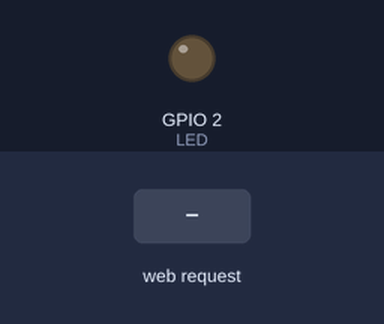
A sketch run on a simulated ESP32. On the bench: output pins drawn as LEDs (lit = HIGH). The inputs (shaded band) are chosen by the test bench. WiFi joins after 1.5 s; servers stay silent unless stated; what the sketch prints to the serial monitor is not drawn.

Above: at 2.7 s.
2.8 s: HTTP request GET /led/on received
At 4.0 s:
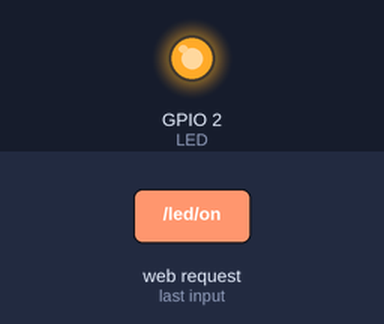
4.3 s: HTTP request GET /led/off received
At 5.3 s:
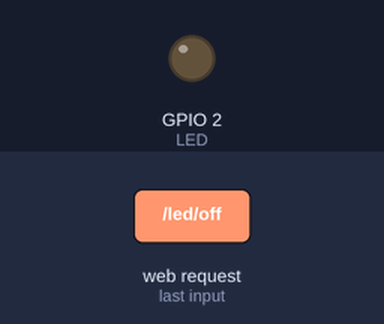
Timing chart, 0 to 7.3 s (numbered marks = the images above; inputs shaded):
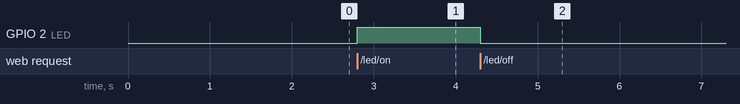

Measured:
- after the input at 2.8 s, GPIO 2 (LED): LOW → HIGH at once
- after the input at 4.3 s, GPIO 2 (LED): HIGH → LOW at once

The sketch:

esp32_webserver_relay.ino
```cpp
// ESP32 Arduino-framework sketch that connects to Wi‑Fi, hosts an HTTP server, serves a simple control page, and toggles a GPIO to drive an LED or relay.
//
// Full tutorial: https://shillehtek.com/blogs/news/esp32-webserver-relay-module-local-phone-control
// Parts used: https://shillehtek.com/products/esp32-dev-board-cp2102-type-c-4mb
//             https://shillehtek.com/products/1-channel-5v-relay-module
//             https://shillehtek.com/products/arduino-uno-r3-starter-kit
// More examples: https://github.com/shillehbean/shillehtek-examples
//

#include <WiFi.h>
#include <WebServer.h>

const char* SSID = "YourNetwork";
const char* PASS = "YourPassword";
const int   LED  = 2;                  // later: the relay's IN pin

WebServer server(80);
bool ledOn = false;

String page() {
  String s = "<!DOCTYPE html><html><head><meta name='viewport' content='width=device-width,initial-scale=1'>";
  s += "<style>body{font-family:sans-serif;text-align:center;margin-top:40px}";
  s += "a{display:inline-block;padding:18px 40px;margin:10px;font-size:24px;color:#fff;border-radius:8px;text-decoration:none}";
  s += ".on{background:#2e7d32}.off{background:#c62828}</style></head><body>";
  s += "<h1>ESP32 LED Control</h1><p>LED is <b>" + String(ledOn ? "ON" : "OFF") + "</b></p>";
  s += "<a class='on' href='/led/on'>ON</a><a class='off' href='/led/off'>OFF</a></body></html>";
  return s;
}

void backHome() {                      // redirect to "/" so the page refreshes
  server.sendHeader("Location", "/");
  server.send(303);
}

void setup() {
  Serial.begin(115200);
  pinMode(LED, OUTPUT);

  WiFi.begin(SSID, PASS);
  Serial.print("Connecting");
  while (WiFi.status() != WL_CONNECTED) { delay(500); Serial.print("."); }
  Serial.println("\nOpen http://" + WiFi.localIP().toString());

  server.on("/",        []() { server.send(200, "text/html", page()); });
  server.on("/led/on",  []() { ledOn = true;  digitalWrite(LED, HIGH); backHome(); });
  server.on("/led/off", []() { ledOn = false; digitalWrite(LED, LOW);  backHome(); });
  server.begin();
}

void loop() {
  server.handleClient();               // answer requests as they arrive
}
```
